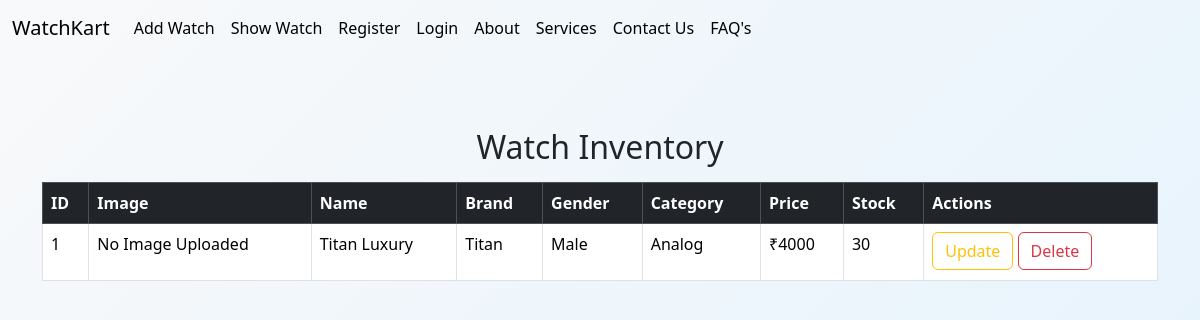
/watchapp/display_watch/, run on an earlier commit of the app's database.
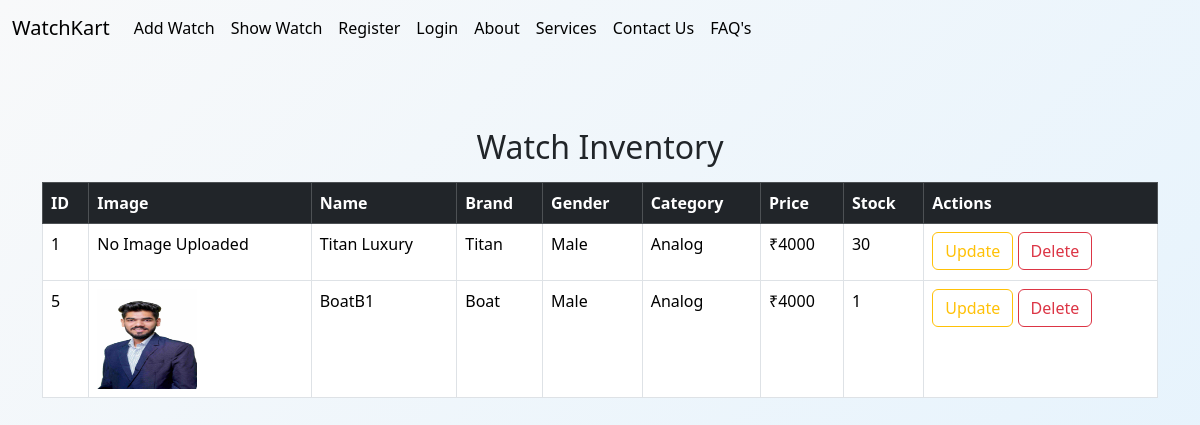
And on a later commit of the database.
### watchapp/models.py (models this page shows)
class WatchApp(models.Model):
    name = models.CharField(max_length=200)
    brand = models.CharField(max_length=200)
    image = models.ImageField(upload_to='media/', blank=True, null=True)
    gender = models.CharField(max_length=200, choices=[('Male', 'Male'), ('Female', 'Female'), ('unisex', 'Unisex')])
    category = models.CharField(max_length=50, choices=[("Analog", "Analog"),("Digital", "Digital"),("Smartwatch", "Smartwatch"),("Hybrid", "Hybrid"),])
    description = models.TextField(blank=True)
    price = models.PositiveIntegerField()
    stock = models.PositiveIntegerField(default=0)

### watchapp/views.py (the view)
# urls.py: path('display_watch/', display_watch, name='display-watch'),
def display_watch(request):
    watches = WatchApp.objects.all()
    template_name = "watchapp/display_watch.html"
    context = {"watches": watches}
    return render(request, template_name, context)

### templates/watchapp/display_watch.html (shortened to what this page needs)
{% extends "base.html" %}
{% block content %}
<div class="container mt-4 ">
  <h2 class="text-center">Watch Inventory</h2>
  <table class="table table-bordered table-hover mt-3">
    <thead class="table-dark">
      <tr>
        <th>ID</th>
        <th>Image</th>
        <th>Name</th>
        <th>Brand</th>
        <th>Gender</th>
        <th>Category</th>
        <th>Price</th>
        <th>Stock</th>
        <th>Actions</th>
      </tr>
    </thead>
    <tbody>
      {% for watch in watches %}
      <tr>
        <td>{{ watch.id }}</td>
        <td>
          {% if watch.image %}
          <img src="{{ watch.image.url }}" alt="{{ watch.image }}" style="height: 100px; width: 100px;">
          {% else %}
          <p>No Image Uploaded</p>
          {% endif %}
        </td>
        <td>{{ watch.name }}</td>
        <td>{{ watch.brand }}</td>
        <td>{{ watch.gender }}</td>
        <td>{{ watch.category }}</td>
        <td>₹{{ watch.price }}</td>
        <td>{{ watch.stock }}</td>
        <td>
          <a href="{% url 'update-watch' watch.id %}" ><button class="btn btn-outline-warning">Update</button></a>
          <a href="{% url 'delete-watch' watch.id %}"><button class="btn btn-outline-danger">Delete</button></a>
        </td>
      </tr>
      {% endfor %}
    </tbody>
  </table>
</div>
{% endblock %}

### templates/base.html (shortened to what this page needs)
<!DOCTYPE html>
<html lang="en">
<head>
  <link href="https://cdn.jsdelivr.net/npm/bootstrap@5.3.7/dist/css/bootstrap.min.css" rel="stylesheet">
<link href="https://unpkg.com/aos@2.3.1/dist/aos.css" rel="stylesheet">
</head>
<body>
<nav class="navbar navbar-expand-lg" >
  <div class="container-fluid">
    <a class="navbar-brand" href="#">WatchKart</a>
    <div class="collapse navbar-collapse" id="navbarNavAltMarkup">
      <div class="navbar-nav">
        <a class="nav-link active" href="{% url 'add-watch' %}">Add Watch</a>
        <a class="nav-link active" href="{% url 'display-watch' %}">Show Watch</a>
          {% if user.is_authenticated %}
            <a class="nav-link active" href="{% url 'logout' %}">Logout</a>
          {% else %}
            <a class="nav-link active" href="{% url 'register' %}">Register</a>
            <a class="nav-link active" href="{% url 'login' %}">Login</a>
          {% endif %}
        <a class="nav-link active" href="{% url 'about' %}">About </a>
        <a class="nav-link active" href="{% url 'services' %}">Services</a>
        <a class="nav-link active" href="{% url 'contact' %}">Contact Us</a>
        <a class="nav-link active" href="{% url 'faq' %}">FAQ's</a>
      </div>
    </div>
  </div>
</nav>
<br>
<br>
{% block content %}
{% endblock %}
</body>
</html>

### templates/base.html (style rules this page uses)
body { background: linear-gradient(135deg, #f8f9fa, #e3f2fd); min-height: 100vh; }

What changed in the data, as far as the page shows it:
added WatchApp: id "5", image (picture), name "BoatB1", brand "Boat", gender "Male", category "Analog", price "4000", stock "1"
